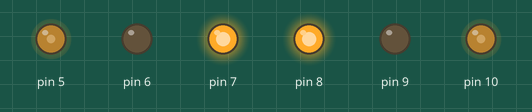
A sketch run on a simulated Arduino Uno, built with avr-gcc and run on an emulated ATmega328P. Shown: output pins drawn as LEDs (lit = HIGH).

Above: at 0.1 s.
Timing chart, 0 to 1.6 s (numbered marks = the images above):
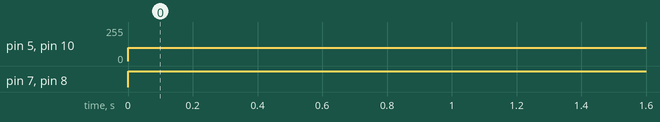

The sketch:

copy_of_motor_driver_circuit1.ino
```cpp
void setup()
{
  pinMode(10, OUTPUT);
  pinMode(9, OUTPUT);
  pinMode(8, OUTPUT);
  pinMode(5, OUTPUT);
  pinMode(6, OUTPUT);
  pinMode(7, OUTPUT);
}

void loop()
{
  analogWrite(10, 100);
  digitalWrite(9, LOW);
  digitalWrite(8, HIGH);

  analogWrite(5, 100);
  digitalWrite(6, LOW);
  digitalWrite(7, HIGH);
  delay(10); // Delay a little bit to improve simulation performance
}
```

Measured:
- by itself, pin 5, pin 10: 0/255 → 100/255 at 0.00 s
- by itself, pin 7, pin 8: LOW → HIGH at 0.00 s
